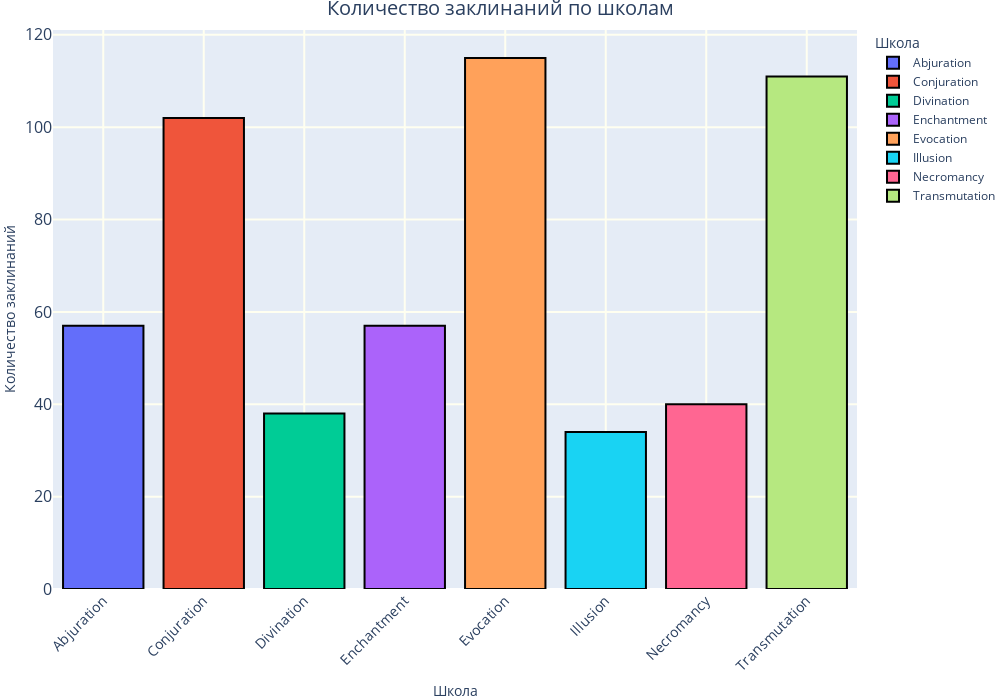

Notebook source saved alongside this figure:
### Code cell
import pandas as pd
import plotly.express as px

# Загрузка данных
data = pd.read_csv("dnd-spells.csv")

# Группировка данных по школам и подсчет количества заклинаний
grouped_data = data.groupby('school')['level'].count().reset_index()

# Создание столбчатой диаграммы
fig = px.bar(grouped_data, x=grouped_data['school'], y=grouped_data['level'], color='school',
             labels={'school': 'Школа', 'level': 'Количество заклинаний'})
fig.update_traces(marker_line_width=2, marker_line_color='black')
# Добавление заголовка, размещение по центру сверху и установка размера текста
fig.update_layout(title_text='Количество заклинаний по школам', title_x=0.5, title_font_size=20)

# Настройка осей X и Y
fig.update_xaxes(title_text='Школа', tickangle=315, tickfont_size=14)
fig.update_yaxes(title_text='Количество заклинаний', tickfont_size=16)

# Установка размеров графика и добавление сетки
fig.update_layout(width=1000, height=700, xaxis=dict(showgrid=True, gridcolor='ivory', gridwidth=2),
                  yaxis=dict(showgrid=True, gridcolor='ivory', gridwidth=2))

# Убрать лишние отступы по краям
fig.update_layout(margin=dict(t=30, b=0, l=0, r=0))

# Отображение диаграммы
fig.show()

### Figure 1 — Plotly figure (JSON) as saved in the notebook; plotly's stock layout.template omitted (floating-point values rounded to 4 significant figures)
{"data": [{"alignmentgroup": "True", "hovertemplate": "Школа=%{x}<br>Количество заклинаний=%{y}<extra></extra>", "legendgroup": "Abjuration", "marker": {"color": "#636efa", "line": {"color": "black", "width": 2}, "pattern": {"shape": ""}}, "name": "Abjuration", "offsetgroup": "Abjuration", "orientation": "v", "showlegend": true, "textposition": "auto", "type": "bar", "x": ["Abjuration"], "xaxis": "x", "y": [57], "yaxis": "y"}, {"alignmentgroup": "True", "hovertemplate": "Школа=%{x}<br>Количество заклинаний=%{y}<extra></extra>", "legendgroup": "Conjuration", "marker": {"color": "#EF553B", "line": {"color": "black", "width": 2}, "pattern": {"shape": ""}}, "name": "Conjuration", "offsetgroup": "Conjuration", "orientation": "v", "showlegend": true, "textposition": "auto", "type": "bar", "x": ["Conjuration"], "xaxis": "x", "y": [102], "yaxis": "y"}, {"alignmentgroup": "True", "hovertemplate": "Школа=%{x}<br>Количество заклинаний=%{y}<extra></extra>", "legendgroup": "Divination", "marker": {"color": "#00cc96", "line": {"color": "black", "width": 2}, "pattern": {"shape": ""}}, "name": "Divination", "offsetgroup": "Divination", "orientation": "v", "showlegend": true, "textposition": "auto", "type": "bar", "x": ["Divination"], "xaxis": "x", "y": [38], "yaxis": "y"}, {"alignmentgroup": "True", "hovertemplate": "Школа=%{x}<br>Количество заклинаний=%{y}<extra></extra>", "legendgroup": "Enchantment", "marker": {"color": "#ab63fa", "line": {"color": "black", "width": 2}, "pattern": {"shape": ""}}, "name": "Enchantment", "offsetgroup": "Enchantment", "orientation": "v", "showlegend": true, "textposition": "auto", "type": "bar", "x": ["Enchantment"], "xaxis": "x", "y": [57], "yaxis": "y"}, {"alignmentgroup": "True", "hovertemplate": "Школа=%{x}<br>Количество заклинаний=%{y}<extra></extra>", "legendgroup": "Evocation", "marker": {"color": "#FFA15A", "line": {"color": "black", "width": 2}, "pattern": {"shape": ""}}, "name": "Evocation", "offsetgroup": "Evocation", "orientation": "v", "showlegend": true, "textposition": "auto", "type": "bar", "x": ["Evocation"], "xaxis": "x", "y": [115], "yaxis": "y"}, {"alignmentgroup": "True", "hovertemplate": "Школа=%{x}<br>Количество заклинаний=%{y}<extra></extra>", "legendgroup": "Illusion", "marker": {"color": "#19d3f3", "line": {"color": "black", "width": 2}, "pattern": {"shape": ""}}, "name": "Illusion", "offsetgroup": "Illusion", "orientation": "v", "showlegend": true, "textposition": "auto", "type": "bar", "x": ["Illusion"], "xaxis": "x", "y": [34], "yaxis": "y"}, {"alignmentgroup": "True", "hovertemplate": "Школа=%{x}<br>Количество заклинаний=%{y}<extra></extra>", "legendgroup": "Necromancy", "marker": {"color": "#FF6692", "line": {"color": "black", "width": 2}, "pattern": {"shape": ""}}, "name": "Necromancy", "offsetgroup": "Necromancy", "orientation": "v", "showlegend": true, "textposition": "auto", "type": "bar", "x": ["Necromancy"], "xaxis": "x", "y": [40], "yaxis": "y"}, {"alignmentgroup": "True", "hovertemplate": "Школа=%{x}<br>Количество заклинаний=%{y}<extra></extra>", "legendgroup": "Transmutation", "marker": {"color": "#B6E880", "line": {"color": "black", "width": 2}, "pattern": {"shape": ""}}, "name": "Transmutation", "offsetgroup": "Transmutation", "orientation": "v", "showlegend": true, "textposition": "auto", "type": "bar", "x": ["Transmutation"], "xaxis": "x", "y": [111], "yaxis": "y"}], "layout": {"barmode": "relative", "height": 700, "legend": {"title": {"text": "Школа"}, "tracegroupgap": 0}, "margin": {"b": 0, "l": 0, "r": 0, "t": 30}, "title": {"font": {"size": 20}, "text": "Количество заклинаний по школам", "x": 0.5}, "width": 1000, "xaxis": {"anchor": "y", "autorange": true, "categoryarray": ["Abjuration", "Conjuration", "Divination", "Enchantment", "Evocation", "Illusion", "Necromancy", "Transmutation"], "categoryorder": "array", "domain": [0, 1], "gridcolor": "ivory", "gridwidth": 2, "range": [-0.5, 7.5], "showgrid": true, "tickangle": -45, "tickfont": {"size": 14}, "title": {"text": "Школа"}, "type": "category"}, "yaxis": {"anchor": "x", "autorange": true, "domain": [0, 1], "gridcolor": "ivory", "gridwidth": 2, "range": [0, 121.1], "showgrid": true, "tickfont": {"size": 16}, "title": {"text": "Количество заклинаний"}, "type": "linear"}}}
